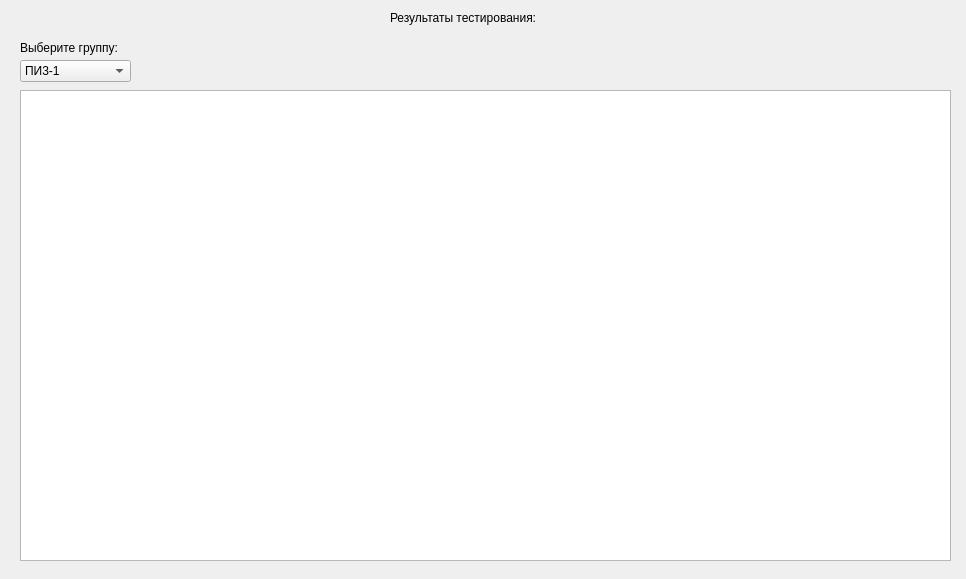
<?xml version="1.0" encoding="UTF-8"?>
<ui version="4.0">
 <class>TestResultWindow</class>
 <widget class="QWidget" name="TestResultWindow">
  <property name="geometry">
   <rect>
    <x>0</x>
    <y>0</y>
    <width>966</width>
    <height>579</height>
   </rect>
  </property>
  <property name="windowTitle">
   <string>Результаты тестирования</string>
  </property>
  <widget class="QLabel" name="label">
   <property name="geometry">
    <rect>
     <x>390</x>
     <y>10</y>
     <width>171</width>
     <height>16</height>
    </rect>
   </property>
   <property name="text">
    <string>Результаты тестирования:</string>
   </property>
  </widget>
  <widget class="QLabel" name="label_2">
   <property name="geometry">
    <rect>
     <x>20</x>
     <y>40</y>
     <width>121</width>
     <height>16</height>
    </rect>
   </property>
   <property name="text">
    <string>Выберите группу:</string>
   </property>
  </widget>
  <widget class="QComboBox" name="comboBox">
   <property name="geometry">
    <rect>
     <x>20</x>
     <y>60</y>
     <width>111</width>
     <height>22</height>
    </rect>
   </property>
   <item>
    <property name="text">
     <string>ПИ3-1</string>
    </property>
   </item>
   <item>
    <property name="text">
     <string>ПИ3-2</string>
    </property>
   </item>
  </widget>
  <widget class="QTableView" name="tableView">
   <property name="geometry">
    <rect>
     <x>20</x>
     <y>90</y>
     <width>931</width>
     <height>471</height>
    </rect>
   </property>
   <attribute name="horizontalHeaderCascadingSectionResizes">
    <bool>false</bool>
   </attribute>
   <attribute name="horizontalHeaderDefaultSectionSize">
    <number>100</number>
   </attribute>
   <attribute name="horizontalHeaderStretchLastSection">
    <bool>true</bool>
   </attribute>
   <attribute name="verticalHeaderCascadingSectionResizes">
    <bool>true</bool>
   </attribute>
   <attribute name="verticalHeaderDefaultSectionSize">
    <number>50</number>
   </attribute>
   <attribute name="verticalHeaderHighlightSections">
    <bool>false</bool>
   </attribute>
  </widget>
 </widget>
 <resources/>
 <connections/>
</ui>
